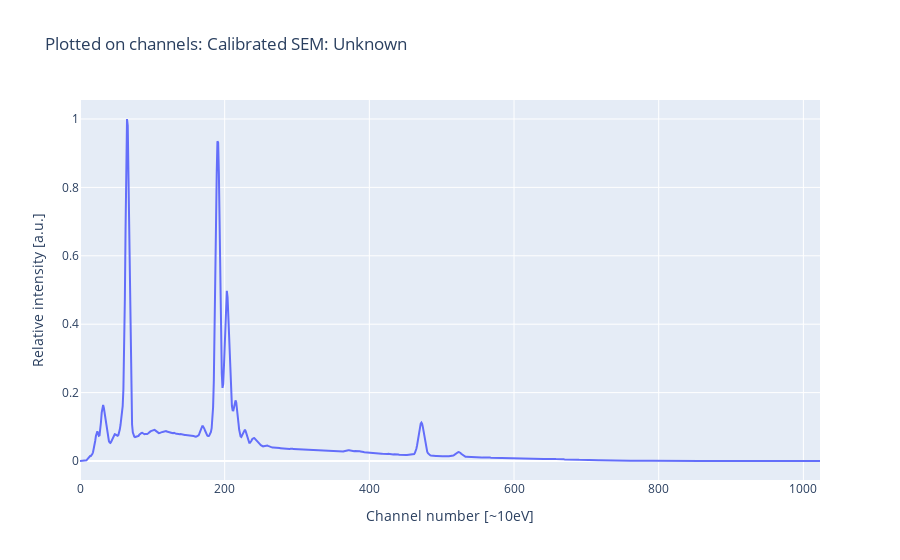
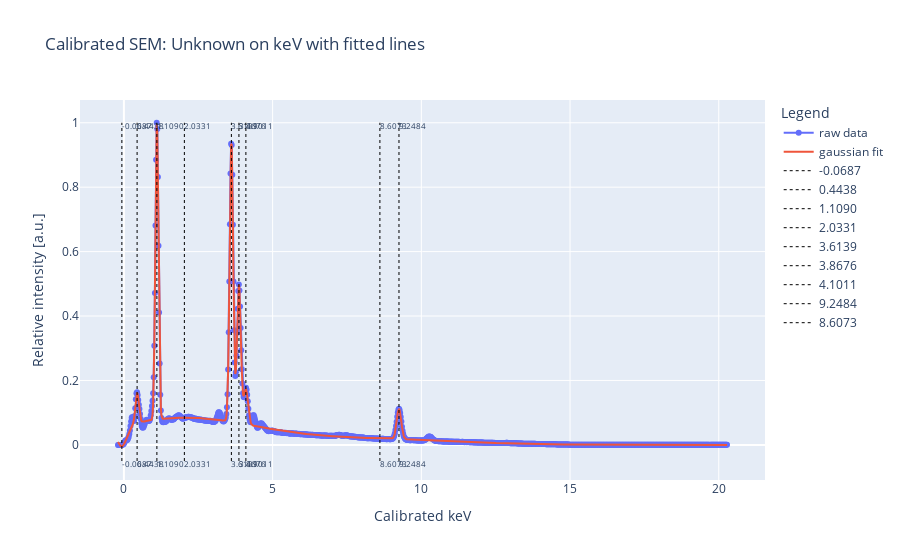

Write notebook code for charts like these, in order.
### Markdown cell above
### NB! The code below is not generally adapted, and works now on the file "SEM_unknown.msa", calibrated from Cu-msa

### Code cell
# We could also do fitting on the new plot by copying the steps from earlier

#
# # NB! This is not generally adapted! You must change the peaks_channel to match the peaks in the unknown spectrum
#

# peaks_keV is calculated from the fitting of the peaks_channel

# we want to fit on the channels
fig_unknown_plot_channels = plotly_plot(
    x=s_un["channel"],
    y_named=[s_un["intensity"], "x calibrated with Ga_Ka and Ga_La"],
    title=f"Plotted on channels: Calibrated {s_un['name']}",
)
fig_unknown_plot_channels.show()


# noted down the peaks in channel numbers
s_un["peaks_channel"] = [
    24,
    31,
    65,
    170,
    191,
    202,
    215,
    472,
    535,

]


# do the fitting as we did earlier
fit_vals = fit_n_peaks_to_gaussian(
    x=s_un["channel"],
    y=s_un["intensity"],
    guessed_peaks=s_un["peaks_channel"],
)
s_un["fit_params"] = fit_vals[0]
s_un["fit_cov"] = fit_vals[1]
s_un["peaks_channel"] = s_un["fit_params"][1::3]
s_un["intensity_fit"] = n_gaussians(s_un["channel"], *fit_vals[0])

# print(f'Fitted peaks at: {s_un["peaks_channel"]}')

# now we scale down the fittet peaks with the dispersion and the offset
s_un["peaks_keV_fitted"] = (
    s_un["peaks_channel"] - s_un["offset"]
) * s_un["dispersion"]

# print(f'Fitted peaks in keV: {s_un["peaks_keV_fitted"]}')

#
# # NB! Because of the background, there will be some error on the fitting for some of the peaks!
#


# plotting the new spectrum with its fit and its lines in keV
fig_unknown_plot_fit = plotly_plot(
    x=s_un["kev_calibrated"],
    y=s_un["intensity"],
    y_fit=s_un["intensity_fit"],
    vlines=s_un["peaks_keV_fitted"],
    title=f"Calibrated {s_un['name']} on keV with fitted lines",
    xaxis_title="Calibrated keV",
)

# we can also plot each gaussian peak individually, but the plot looks a bit messy. Comment in to see it
# making the fit_params matrix in keV
# [amp1, mu1, sigma1, amp2, mu2, sigma2, ...]
# amp is amp
# (mu is mu - offset ) * dispersion
# sigma is sigma * dispersion
s_un["fit_params_keV"] = (s_un["fit_params"]).copy()
s_un["fit_params_keV"][1::3] = (
    s_un["fit_params_keV"][1::3] - s_un["offset"]
) * s_un[
    "dispersion"
]  # mu
s_un["fit_params_keV"][2::3] = (
    s_un["fit_params_keV"][2::3] * s_un["dispersion"]
)  # sigma

"""
# adding the single gaussian peaks to the plot
fig_unknown_plot_fit = plotly_plot(
    fig = fig_unknown_plot_fit,
    x=s_un["kev_calibrated"],
    fit_params=s_un["fit_params_keV"],
    title=f"Calibrated {s_un['name']} on keV with fitted lines",
    xaxis_title="Calibrated keV",
)
"""

fig_unknown_plot_fit.show()

### Figure 1 — Plotly figure (JSON) as saved in the notebook; plotly's stock layout.template omitted (floating-point values rounded to 4 significant figures; data arrays with more than 128 entries replaced by an {"elided": "..."} marker saying what was removed)
{"data": [{"mode": "lines", "name": "x calibrated with Ga_Ka and Ga_La", "type": "scatter", "x": {"elided": "1024 int values"}, "y": {"elided": "1024 float values"}}], "layout": {"legend": {"title": {"text": "Legend"}}, "title": {"text": "Plotted on channels: Calibrated SEM: Unknown"}, "xaxis": {"title": {"text": "Channel number [~10eV]"}}, "yaxis": {"title": {"text": "Relative intensity [a.u.]"}}}}

### Figure 2 — Plotly figure (JSON) as saved in the notebook; plotly's stock layout.template omitted (floating-point values rounded to 4 significant figures; data arrays with more than 128 entries replaced by an {"elided": "..."} marker saying what was removed)
{"data": [{"mode": "lines+markers", "name": "raw data", "textfont": {"size": 8}, "type": "scatter", "x": {"elided": "1024 float values"}, "y": {"elided": "1024 float values"}}, {"mode": "lines", "name": "gaussian fit", "textfont": {"size": 8}, "type": "scatter", "x": {"elided": "1024 float values"}, "y": {"elided": "1024 float values"}}, {"line": {"dash": "dot", "width": 1}, "marker": {"color": "black"}, "mode": "lines+text", "name": "-0.0687", "text": ["-0.0687", "-0.0687"], "textfont": {"size": 8}, "textposition": "bottom right", "type": "scatter", "x": [-0.06869, -0.06869], "y": [-0.05, 1]}, {"line": {"dash": "dot", "width": 1}, "marker": {"color": "black"}, "mode": "lines+text", "name": "0.4438", "text": ["0.4438", "0.4438"], "textfont": {"size": 8}, "textposition": "bottom right", "type": "scatter", "x": [0.4438, 0.4438], "y": [-0.05, 1]}, {"line": {"dash": "dot", "width": 1}, "marker": {"color": "black"}, "mode": "lines+text", "name": "1.1090", "text": ["1.1090", "1.1090"], "textfont": {"size": 8}, "textposition": "bottom right", "type": "scatter", "x": [1.109, 1.109], "y": [-0.05, 1]}, {"line": {"dash": "dot", "width": 1}, "marker": {"color": "black"}, "mode": "lines+text", "name": "2.0331", "text": ["2.0331", "2.0331"], "textfont": {"size": 8}, "textposition": "bottom right", "type": "scatter", "x": [2.033, 2.033], "y": [-0.05, 1]}, {"line": {"dash": "dot", "width": 1}, "marker": {"color": "black"}, "mode": "lines+text", "name": "3.6139", "text": ["3.6139", "3.6139"], "textfont": {"size": 8}, "textposition": "bottom right", "type": "scatter", "x": [3.614, 3.614], "y": [-0.05, 1]}, {"line": {"dash": "dot", "width": 1}, "marker": {"color": "black"}, "mode": "lines+text", "name": "3.8676", "text": ["3.8676", "3.8676"], "textfont": {"size": 8}, "textposition": "bottom right", "type": "scatter", "x": [3.868, 3.868], "y": [-0.05, 1]}, {"line": {"dash": "dot", "width": 1}, "marker": {"color": "black"}, "mode": "lines+text", "name": "4.1011", "text": ["4.1011", "4.1011"], "textfont": {"size": 8}, "textposition": "bottom right", "type": "scatter", "x": [4.101, 4.101], "y": [-0.05, 1]}, {"line": {"dash": "dot", "width": 1}, "marker": {"color": "black"}, "mode": "lines+text", "name": "9.2484", "text": ["9.2484", "9.2484"], "textfont": {"size": 8}, "textposition": "bottom right", "type": "scatter", "x": [9.248, 9.248], "y": [-0.05, 1]}, {"line": {"dash": "dot", "width": 1}, "marker": {"color": "black"}, "mode": "lines+text", "name": "8.6073", "text": ["8.6073", "8.6073"], "textfont": {"size": 8}, "textposition": "bottom right", "type": "scatter", "x": [8.607, 8.607], "y": [-0.05, 1]}], "layout": {"legend": {"title": {"text": "Legend"}}, "title": {"text": "Calibrated SEM: Unknown on keV with fitted lines"}, "xaxis": {"title": {"text": "Calibrated keV"}}, "yaxis": {"title": {"text": "Relative intensity [a.u.]"}}}}
